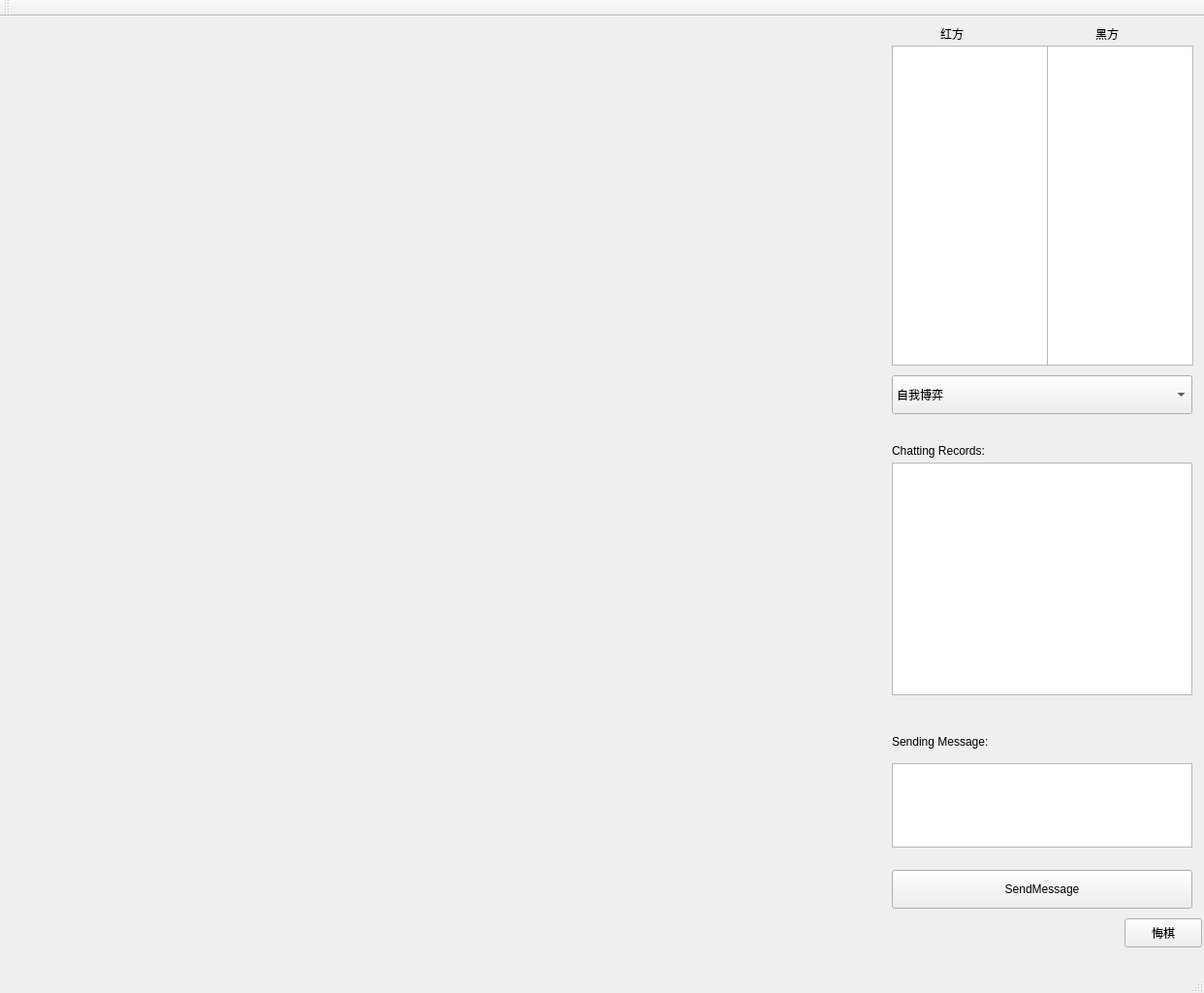
<?xml version="1.0" encoding="UTF-8"?>
<ui version="4.0">
 <class>MainWindowClass</class>
 <widget class="QMainWindow" name="MainWindowClass">
  <property name="geometry">
   <rect>
    <x>0</x>
    <y>0</y>
    <width>1242</width>
    <height>1024</height>
   </rect>
  </property>
  <property name="windowTitle">
   <string>MainWindow</string>
  </property>
  <widget class="QWidget" name="centralWidget">
   <widget class="QTextEdit" name="textEdit_rMv">
    <property name="geometry">
     <rect>
      <x>920</x>
      <y>30</y>
      <width>161</width>
      <height>330</height>
     </rect>
    </property>
    <property name="undoRedoEnabled">
     <bool>false</bool>
    </property>
    <property name="readOnly">
     <bool>true</bool>
    </property>
   </widget>
   <widget class="QTextEdit" name="textEdit_bMv">
    <property name="geometry">
     <rect>
      <x>1080</x>
      <y>30</y>
      <width>151</width>
      <height>330</height>
     </rect>
    </property>
    <property name="undoRedoEnabled">
     <bool>false</bool>
    </property>
    <property name="readOnly">
     <bool>true</bool>
    </property>
   </widget>
   <widget class="QLabel" name="label_red">
    <property name="geometry">
     <rect>
      <x>970</x>
      <y>10</y>
      <width>72</width>
      <height>15</height>
     </rect>
    </property>
    <property name="text">
     <string>红方</string>
    </property>
   </widget>
   <widget class="QLabel" name="label_black">
    <property name="geometry">
     <rect>
      <x>1130</x>
      <y>10</y>
      <width>72</width>
      <height>15</height>
     </rect>
    </property>
    <property name="text">
     <string>黑方</string>
    </property>
   </widget>
   <widget class="QPushButton" name="pushButton_undo">
    <property name="geometry">
     <rect>
      <x>1160</x>
      <y>930</y>
      <width>80</width>
      <height>30</height>
     </rect>
    </property>
    <property name="text">
     <string>悔棋</string>
    </property>
   </widget>
   <widget class="QComboBox" name="cb_gamePattern">
    <property name="geometry">
     <rect>
      <x>920</x>
      <y>370</y>
      <width>310</width>
      <height>40</height>
     </rect>
    </property>
    <item>
     <property name="text">
      <string>自我博弈</string>
     </property>
    </item>
    <item>
     <property name="text">
      <string>人人对战</string>
     </property>
    </item>
    <item>
     <property name="text">
      <string>人机对战</string>
     </property>
    </item>
   </widget>
   <widget class="QTextEdit" name="textEdit_msg">
    <property name="geometry">
     <rect>
      <x>920</x>
      <y>460</y>
      <width>310</width>
      <height>240</height>
     </rect>
    </property>
    <property name="undoRedoEnabled">
     <bool>false</bool>
    </property>
    <property name="readOnly">
     <bool>true</bool>
    </property>
   </widget>
   <widget class="QPushButton" name="pushButton_send">
    <property name="geometry">
     <rect>
      <x>920</x>
      <y>880</y>
      <width>310</width>
      <height>40</height>
     </rect>
    </property>
    <property name="text">
     <string>SendMessage</string>
    </property>
   </widget>
   <widget class="QTextEdit" name="textEdit_send">
    <property name="geometry">
     <rect>
      <x>920</x>
      <y>770</y>
      <width>310</width>
      <height>87</height>
     </rect>
    </property>
   </widget>
   <widget class="QLabel" name="label_CR">
    <property name="geometry">
     <rect>
      <x>920</x>
      <y>440</y>
      <width>160</width>
      <height>15</height>
     </rect>
    </property>
    <property name="text">
     <string>Chatting Records:</string>
    </property>
   </widget>
   <widget class="QLabel" name="label_SM">
    <property name="geometry">
     <rect>
      <x>920</x>
      <y>740</y>
      <width>150</width>
      <height>15</height>
     </rect>
    </property>
    <property name="text">
     <string>Sending Message:</string>
    </property>
   </widget>
  </widget>
  <widget class="QMenuBar" name="menuBar">
   <property name="geometry">
    <rect>
     <x>0</x>
     <y>0</y>
     <width>1242</width>
     <height>26</height>
    </rect>
   </property>
  </widget>
  <widget class="QToolBar" name="mainToolBar">
   <attribute name="toolBarArea">
    <enum>TopToolBarArea</enum>
   </attribute>
   <attribute name="toolBarBreak">
    <bool>false</bool>
   </attribute>
  </widget>
  <widget class="QStatusBar" name="statusBar"/>
 </widget>
 <layoutdefault spacing="6" margin="11"/>
 <resources>
  <include location="MainWindow.qrc"/>
 </resources>
 <connections/>
</ui>
